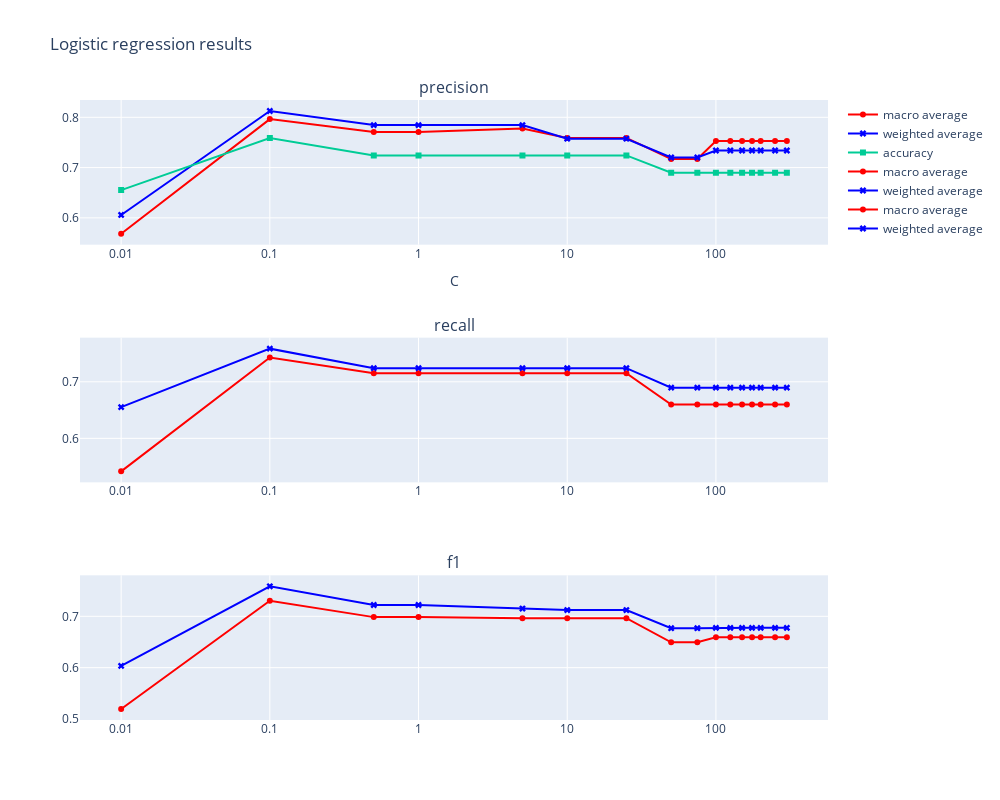

Source (notebook cell):
### Code cell
# Create subplots
def plot_manual_tuning_results(c_ls, metrics_ls):
    names = ['precision', 'recall', 'f1']
    fig = make_subplots(rows=3, cols=1, shared_yaxes=True, subplot_titles=names, vertical_spacing=0.15 )
    
    # Add traces for Plot 1
    for i in range(len(metrics_ls)):
        ls = metrics_ls[i]
        # Plot for first subplot
        y1, y2 = zip(*ls)
        fig.add_trace(go.Scatter(x=c_ls, y=y1, mode='lines+markers', name='macro average', line_color="red",
                                 marker=dict(symbol='circle')), row=i+1, col=1)
        fig.add_trace(go.Scatter(x=c_ls, y=y2, mode='lines+markers', name='weighted average', line_color="blue",
                                 marker=dict(symbol='x')), row=i+1, col=1)
        if i == 0:
            fig.add_trace(go.Scatter(x=c_ls, y=accuracy_ls, mode='lines+markers', name='accuracy', marker=dict(symbol='square')), row=i+1, col=1)
        fig.update_xaxes(type='log', tickvals=[.01, .1, 1, 10, 100, 1000], ticktext=['0.01', '0.1', '1', '10', '100', '500'], row=i+1, col=1)

    fig.update_layout(
        title_text="Logistic regression results",
        xaxis_title="C",
        # yaxis_title="Y-axis",
        height=800, width=1000,
        showlegend=True
    )
    fig.show()
metrics_ls = [precision_ls, recall_ls, f1_ls]
plot_manual_tuning_results(c_ls, metrics_ls)

### Figure 1 — Plotly figure (JSON) as saved in the notebook; plotly's stock layout.template omitted (floating-point values rounded to 4 significant figures)
{"data": [{"line": {"color": "red"}, "marker": {"symbol": "circle"}, "mode": "lines+markers", "name": "macro average", "type": "scatter", "x": [0.01, 0.1, 0.5, 1, 5, 10, 25, 50, 75, 100, 125, 150, 175, 200, 250, 300], "xaxis": "x", "y": [0.5685, 0.7964, 0.7708, 0.7708, 0.7778, 0.7589, 0.7589, 0.7173, 0.7173, 0.753, 0.753, 0.753, 0.753, 0.753, 0.753, 0.753], "yaxis": "y"}, {"line": {"color": "blue"}, "marker": {"symbol": "x"}, "mode": "lines+markers", "name": "weighted average", "type": "scatter", "x": [0.01, 0.1, 0.5, 1, 5, 10, 25, 50, 75, 100, 125, 150, 175, 200, 250, 300], "xaxis": "x", "y": [0.6057, 0.8126, 0.7845, 0.7845, 0.7845, 0.7574, 0.7574, 0.72, 0.72, 0.734, 0.734, 0.734, 0.734, 0.734, 0.734, 0.734], "yaxis": "y"}, {"marker": {"symbol": "square"}, "mode": "lines+markers", "name": "accuracy", "type": "scatter", "x": [0.01, 0.1, 0.5, 1, 5, 10, 25, 50, 75, 100, 125, 150, 175, 200, 250, 300], "xaxis": "x", "y": [0.6552, 0.7586, 0.7241, 0.7241, 0.7241, 0.7241, 0.7241, 0.6897, 0.6897, 0.6897, 0.6897, 0.6897, 0.6897, 0.6897, 0.6897, 0.6897], "yaxis": "y"}, {"line": {"color": "red"}, "marker": {"symbol": "circle"}, "mode": "lines+markers", "name": "macro average", "type": "scatter", "x": [0.01, 0.1, 0.5, 1, 5, 10, 25, 50, 75, 100, 125, 150, 175, 200, 250, 300], "xaxis": "x2", "y": [0.5417, 0.7431, 0.7153, 0.7153, 0.7153, 0.7153, 0.7153, 0.6597, 0.6597, 0.6597, 0.6597, 0.6597, 0.6597, 0.6597, 0.6597, 0.6597], "yaxis": "y2"}, {"line": {"color": "blue"}, "marker": {"symbol": "x"}, "mode": "lines+markers", "name": "weighted average", "type": "scatter", "x": [0.01, 0.1, 0.5, 1, 5, 10, 25, 50, 75, 100, 125, 150, 175, 200, 250, 300], "xaxis": "x2", "y": [0.6552, 0.7586, 0.7241, 0.7241, 0.7241, 0.7241, 0.7241, 0.6897, 0.6897, 0.6897, 0.6897, 0.6897, 0.6897, 0.6897, 0.6897, 0.6897], "yaxis": "y2"}, {"line": {"color": "red"}, "marker": {"symbol": "circle"}, "mode": "lines+markers", "name": "macro average", "type": "scatter", "x": [0.01, 0.1, 0.5, 1, 5, 10, 25, 50, 75, 100, 125, 150, 175, 200, 250, 300], "xaxis": "x3", "y": [0.5195, 0.7302, 0.6984, 0.6984, 0.6961, 0.6963, 0.6963, 0.6494, 0.6494, 0.659, 0.659, 0.659, 0.659, 0.659, 0.659, 0.659], "yaxis": "y3"}, {"line": {"color": "blue"}, "marker": {"symbol": "x"}, "mode": "lines+markers", "name": "weighted average", "type": "scatter", "x": [0.01, 0.1, 0.5, 1, 5, 10, 25, 50, 75, 100, 125, 150, 175, 200, 250, 300], "xaxis": "x3", "y": [0.6034, 0.7584, 0.722, 0.722, 0.7151, 0.7122, 0.7122, 0.6768, 0.6768, 0.6775, 0.6775, 0.6775, 0.6775, 0.6775, 0.6775, 0.6775], "yaxis": "y3"}], "layout": {"annotations": [{"font": {"size": 16}, "showarrow": false, "text": "precision", "x": 0.5, "xanchor": "center", "xref": "paper", "y": 1.0, "yanchor": "bottom", "yref": "paper"}, {"font": {"size": 16}, "showarrow": false, "text": "recall", "x": 0.5, "xanchor": "center", "xref": "paper", "y": 0.6167, "yanchor": "bottom", "yref": "paper"}, {"font": {"size": 16}, "showarrow": false, "text": "f1", "x": 0.5, "xanchor": "center", "xref": "paper", "y": 0.2333, "yanchor": "bottom", "yref": "paper"}], "height": 800, "showlegend": true, "title": {"text": "Logistic regression results"}, "width": 1000, "xaxis": {"anchor": "y", "autorange": true, "domain": [0, 1], "range": [-2.277, 2.754], "ticktext": ["0.01", "0.1", "1", "10", "100", "500"], "tickvals": [0.01, 0.1, 1, 10, 100, 1000], "title": {"text": "C"}, "type": "log"}, "xaxis2": {"anchor": "y2", "autorange": true, "domain": [0, 1], "range": [-2.277, 2.754], "ticktext": ["0.01", "0.1", "1", "10", "100", "500"], "tickvals": [0.01, 0.1, 1, 10, 100, 1000], "type": "log"}, "xaxis3": {"anchor": "y3", "autorange": true, "domain": [0, 1], "range": [-2.277, 2.754], "ticktext": ["0.01", "0.1", "1", "10", "100", "500"], "tickvals": [0.01, 0.1, 1, 10, 100, 1000], "type": "log"}, "yaxis": {"anchor": "x", "autorange": true, "domain": [0.7667, 1.0], "range": [0.5467, 0.8344], "type": "linear"}, "yaxis2": {"anchor": "x2", "autorange": true, "domain": [0.3833, 0.6167], "range": [0.5222, 0.778], "type": "linear"}, "yaxis3": {"anchor": "x3", "autorange": true, "domain": [0, 0.2333], "range": [0.4981, 0.7797], "type": "linear"}}}
